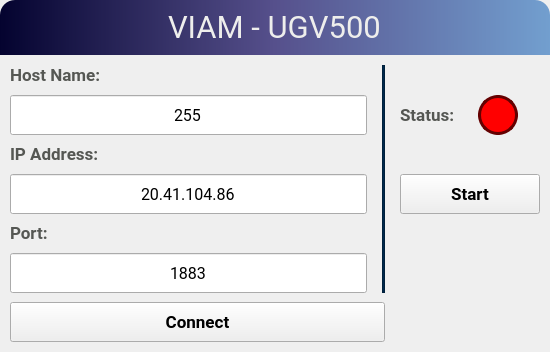
            <widget class="QFrame" name="UGV1">
             <property name="minimumSize">
              <size>
               <width>550</width>
               <height>0</height>
              </size>
             </property>
             <property name="maximumSize">
              <size>
               <width>500</width>
               <height>16777215</height>
              </size>
             </property>
             <property name="styleSheet">
              <string notr="true"/>
             </property>
             <layout class="QVBoxLayout" name="verticalLayout_18" stretch="60,0">
              <property name="spacing">
               <number>0</number>
              </property>
              <property name="leftMargin">
               <number>0</number>
              </property>
              <property name="topMargin">
               <number>0</number>
              </property>
              <property name="rightMargin">
               <number>0</number>
              </property>
              <property name="bottomMargin">
               <number>0</number>
              </property>
              <item>
               <widget class="QFrame" name="frame_5">
                <property name="styleSheet">
                 <string notr="true">QFrame{
	border-top-left-radius: 15;
	border-top-right-radius: 15;
	border-style: solid;
	border-color:rgb(0, 41, 77);
	background-color: qlineargradient(spread: pad, x1:0, y1:0, x2:1, y2:0, stop:0 rgb(4, 3, 47), stop:0.5 rgb(86, 80, 140), stop:1 rgb(114, 159, 207));
}</string>
                </property>
                <property name="lineWidth">
                 <number>0</number>
                </property>
                <layout class="QVBoxLayout" name="verticalLayout_19">
                 <item alignment="Qt::AlignHCenter">
                  <widget class="QLabel" name="Robot_label1">
                   <property name="font">
                    <font>
                     <family>Roboto</family>
                     <pointsize>23</pointsize>
                    </font>
                   </property>
                   <property name="styleSheet">
                    <string notr="true">QLabel{
background-color: transparent; 
color: rgb(238, 238, 236);
}</string>
                   </property>
                   <property name="text">
                    <string>VIAM - UGV500</string>
                   </property>
                  </widget>
                 </item>
                </layout>
               </widget>
              </item>
              <item>
               <widget class="QFrame" name="ManageUGV1">
                <property name="styleSheet">
                 <string notr="true"/>
                </property>
                <property name="frameShape">
                 <enum>QFrame::NoFrame</enum>
                </property>
                <property name="frameShadow">
                 <enum>QFrame::Plain</enum>
                </property>
                <property name="lineWidth">
                 <number>1</number>
                </property>
                <layout class="QGridLayout" name="gridLayout_7" columnstretch="100,0,0,0,0">
                 <property name="leftMargin">
                  <number>10</number>
                 </property>
                 <property name="topMargin">
                  <number>10</number>
                 </property>
                 <property name="rightMargin">
                  <number>10</number>
                 </property>
                 <property name="bottomMargin">
                  <number>10</number>
                 </property>
                 <property name="horizontalSpacing">
                  <number>15</number>
                 </property>
                 <property name="verticalSpacing">
                  <number>9</number>
                 </property>
                 <item row="6" column="0" colspan="3">
                  <widget class="QPushButton" name="Connect_UGV1">
                   <property name="sizePolicy">
                    <sizepolicy hsizetype="Preferred" vsizetype="Preferred">
                     <horstretch>0</horstretch>
                     <verstretch>0</verstretch>
                    </sizepolicy>
                   </property>
                   <property name="minimumSize">
                    <size>
                     <width>150</width>
                     <height>40</height>
                    </size>
                   </property>
                   <property name="font">
                    <font>
                     <family>Roboto</family>
                     <pointsize>13</pointsize>
                     <weight>75</weight>
                     <bold>true</bold>
                    </font>
                   </property>
                   <property name="styleSheet">
                    <string notr="true"/>
                   </property>
                   <property name="text">
                    <string>Connect</string>
                   </property>
                  </widget>
                 </item>
                 <item row="1" column="4" alignment="Qt::AlignLeft">
                  <widget class="QLabel" name="Status_UGV1">
                   <property name="minimumSize">
                    <size>
                     <width>40</width>
                     <height>20</height>
                    </size>
                   </property>
                   <property name="maximumSize">
                    <size>
                     <width>40</width>
                     <height>40</height>
                    </size>
                   </property>
                   <property name="styleSheet">
                    <string notr="true">QLabel{background-color: red;border-radius: 20px; 
border: 3px solid rgb(100, 0, 0);}</string>
                   </property>
                   <property name="text">
                    <string/>
                   </property>
                  </widget>
                 </item>
                 <item row="3" column="3" colspan="2" alignment="Qt::AlignHCenter">
                  <widget class="QPushButton" name="Start_UGV1">
                   <property name="sizePolicy">
                    <sizepolicy hsizetype="Preferred" vsizetype="Preferred">
                     <horstretch>0</horstretch>
                     <verstretch>0</verstretch>
                    </sizepolicy>
                   </property>
                   <property name="minimumSize">
                    <size>
                     <width>140</width>
                     <height>20</height>
                    </size>
                   </property>
                   <property name="maximumSize">
                    <size>
                     <width>300</width>
                     <height>16777215</height>
                    </size>
                   </property>
                   <property name="font">
                    <font>
                     <family>Roboto</family>
                     <pointsize>13</pointsize>
                     <weight>75</weight>
                     <bold>true</bold>
                    </font>
                   </property>
                   <property name="text">
                    <string>Start</string>
                   </property>
                  </widget>
                 </item>
                 <item row="4" column="0">
                  <widget class="QLabel" name="label_7">
                   <property name="font">
                    <font>
                     <family>Roboto</family>
                     <pointsize>13</pointsize>
                     <weight>75</weight>
                     <bold>true</bold>
                    </font>
                   </property>
                   <property name="styleSheet">
                    <string notr="true">color: rgb(85, 87, 83)</string>
                   </property>
                   <property name="text">
                    <string>Port:</string>
                   </property>
                  </widget>
                 </item>
                 <item row="5" column="0" colspan="2">
                  <widget class="QLineEdit" name="Port_UGV1">
                   <property name="sizePolicy">
                    <sizepolicy hsizetype="Preferred" vsizetype="Preferred">
                     <horstretch>0</horstretch>
                     <verstretch>0</verstretch>
                    </sizepolicy>
                   </property>
                   <property name="minimumSize">
                    <size>
                     <width>250</width>
                     <height>40</height>
                    </size>
                   </property>
                   <property name="font">
                    <font>
                     <family>Roboto</family>
                     <pointsize>12</pointsize>
                    </font>
                   </property>
                   <property name="statusTip">
                    <string/>
                   </property>
                   <property name="styleSheet">
                    <string notr="true"/>
                   </property>
                   <property name="text">
                    <string>1883</string>
                   </property>
                   <property name="alignment">
                    <set>Qt::AlignCenter</set>
                   </property>
                  </widget>
                 </item>
                 <item row="3" column="0" colspan="2">
                  <widget class="QLineEdit" name="IPAddress_UGV1">
                   <property name="sizePolicy">
                    <sizepolicy hsizetype="Preferred" vsizetype="Preferred">
                     <horstretch>0</horstretch>
                     <verstretch>0</verstretch>
                    </sizepolicy>
                   </property>
                   <property name="minimumSize">
                    <size>
                     <width>250</width>
                     <height>40</height>
                    </size>
                   </property>
                   <property name="font">
                    <font>
                     <family>Roboto</family>
                     <pointsize>12</pointsize>
                    </font>
                   </property>
                   <property name="statusTip">
                    <string/>
                   </property>
                   <property name="styleSheet">
                    <string notr="true"/>
                   </property>
                   <property name="text">
                    <string>20.41.104.86</string>
                   </property>
                   <property name="alignment">
                    <set>Qt::AlignCenter</set>
                   </property>
                  </widget>
                 </item>
                 <item row="2" column="0" colspan="2">
                  <widget class="QLabel" name="label_6">
                   <property name="font">
                    <font>
                     <family>Roboto</family>
                     <pointsize>13</pointsize>
                     <weight>75</weight>
                     <bold>true</bold>
                    </font>
                   </property>
                   <property name="styleSheet">
                    <string notr="true">color: rgb(85, 87, 83)</string>
                   </property>
                   <property name="text">
                    <string>IP Address:</string>
                   </property>
                  </widget>
                 </item>
                 <item row="0" column="0" colspan="2">
                  <widget class="QLabel" name="label_5">
                   <property name="font">
                    <font>
                     <family>Roboto</family>
                     <pointsize>13</pointsize>
                     <weight>75</weight>
                     <bold>true</bold>
                    </font>
                   </property>
                   <property name="styleSheet">
                    <string notr="true">color: rgb(85, 87, 83)</string>
                   </property>
                   <property name="text">
                    <string>Host Name:</string>
                   </property>
                  </widget>
                 </item>
                 <item row="1" column="0" colspan="2">
                  <widget class="QLineEdit" name="SystemID_UGV1">
                   <property name="sizePolicy">
                    <sizepolicy hsizetype="Preferred" vsizetype="Preferred">
                     <horstretch>0</horstretch>
                     <verstretch>0</verstretch>
                    </sizepolicy>
                   </property>
                   <property name="minimumSize">
                    <size>
                     <width>0</width>
                     <height>40</height>
                    </size>
                   </property>
                   <property name="font">
                    <font>
                     <family>Roboto</family>
                     <pointsize>12</pointsize>
                    </font>
                   </property>
                   <property name="statusTip">
                    <string/>
                   </property>
                   <property name="styleSheet">
                    <string notr="true"/>
                   </property>
                   <property name="text">
                    <string>255</string>
                   </property>
                   <property name="alignment">
                    <set>Qt::AlignCenter</set>
                   </property>
                  </widget>
                 </item>
                 <item row="0" column="2" rowspan="6">
                  <widget class="QLabel" name="label_9">
                   <property name="maximumSize">
                    <size>
                     <width>3</width>
                     <height>16777215</height>
                    </size>
                   </property>
                   <property name="styleSheet">
                    <string notr="true">background-color: rgb(0, 41, 77);</string>
                   </property>
                   <property name="frameShape">
                    <enum>QFrame::StyledPanel</enum>
                   </property>
                   <property name="text">
                    <string/>
                   </property>
                  </widget>
                 </item>
                 <item row="1" column="3">
                  <widget class="QLabel" name="label_8">
                   <property name="font">
                    <font>
                     <family>Roboto</family>
                     <pointsize>13</pointsize>
                     <weight>75</weight>
                     <bold>true</bold>
                    </font>
                   </property>
                   <property name="styleSheet">
                    <string notr="true">color: rgb(85, 87, 83)</string>
                   </property>
                   <property name="text">
                    <string>Status:</string>
                   </property>
                  </widget>
                 </item>
                </layout>
               </widget>
              </item>
             </layout>
            </widget>
